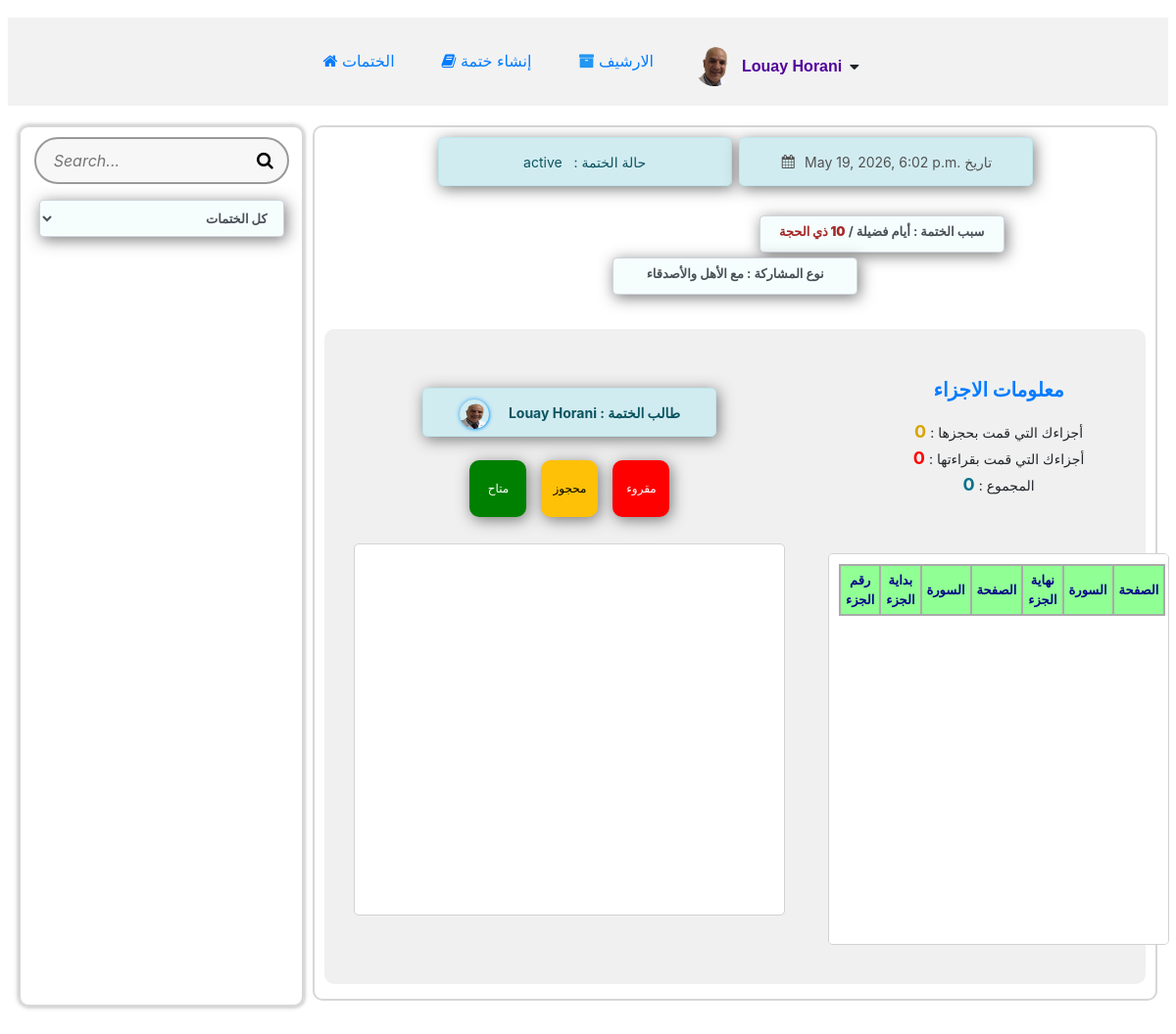
/khetmah_detail/158/ (signed in), run on an earlier commit of the app's database.
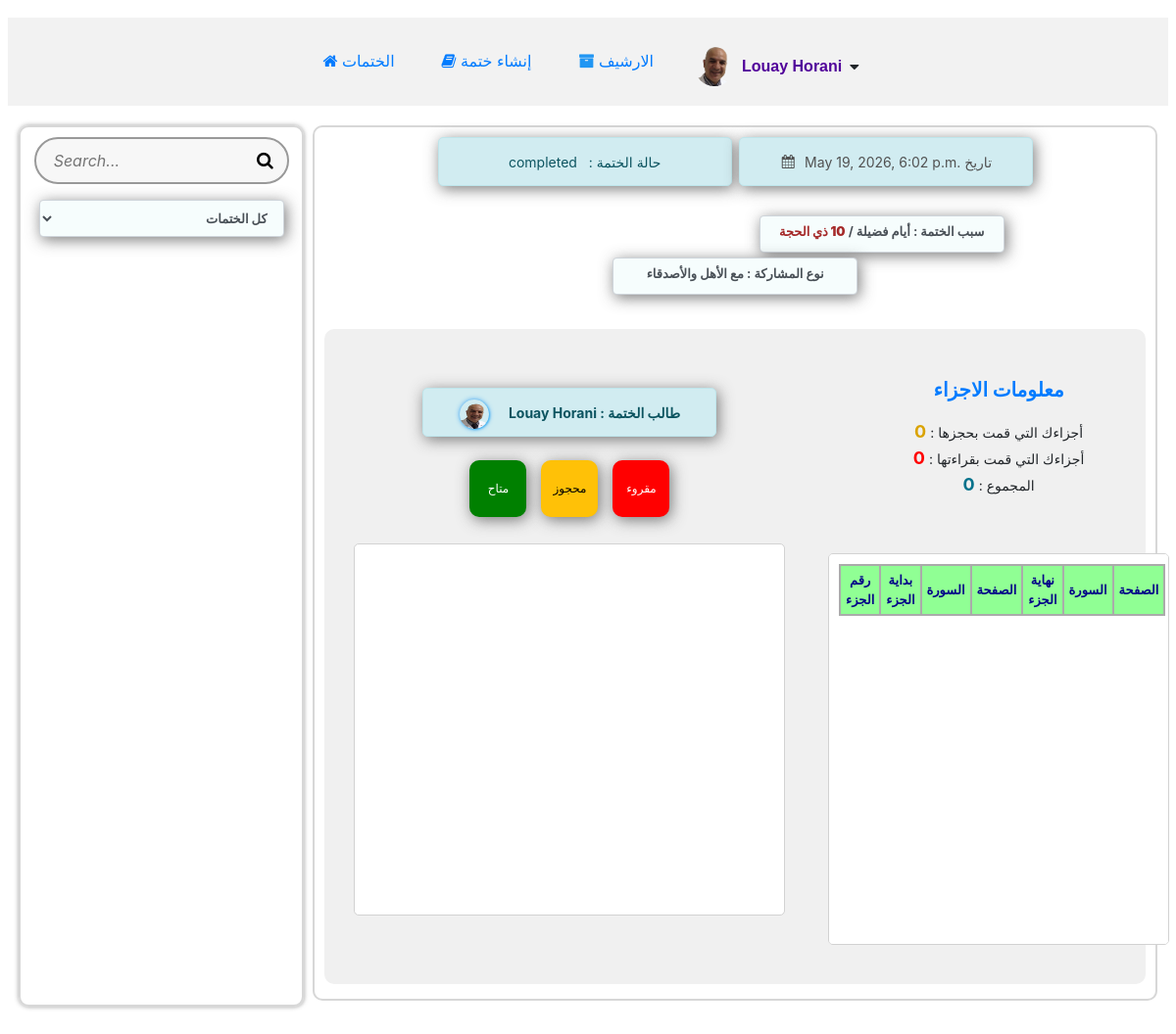
And on a later commit of the database.
### khetmah/models.py (models this page shows, shortened)
class Khetmah(models.Model):
    PRIVACY_CHOICES = [('family_friends', 'مع الأهل والأصدقاء'),('public', 'عامة للجميع'),]
    KHETMAH_STATUS = [('active', 'نشطة'),('completed', 'مكتملة')]
    REASON_CHOICES = [('dead', 'هبة لمتوفي'),('need', 'لطلب حاجة'),('sick', 'لطلب شفاء'),('travel', 'السفر'),('Thank_God', 'شكر لله'),('days', 'أيام فضيلة'),('other', 'سبب آخر'),]
    status = models.CharField(max_length=20, choices=KHETMAH_STATUS, default='active')
    reason = models.CharField(max_length=20, choices=REASON_CHOICES, blank=True, null=True, default='Thank_God')
    sharing_type = models.CharField(max_length=20, choices=PRIVACY_CHOICES, blank=True, null=True, default='family_friends')
    creator = models.ForeignKey('User', on_delete=models.CASCADE, related_name="owned_khetmah")
    na3wa_image = models.ImageField(upload_to=na3wa_upload_path,blank=True,null=True)
    created_at = models.DateTimeField(auto_now_add=True)
    deceased_name = models.CharField(max_length=32, blank=True, null=True)
    death_date = models.DateField(blank=True, null=True)
    specific_reason = models.TextField(blank=True, null=True)

class User(AbstractUser):
    profile_picture = models.ImageField(
        upload_to='khetmah/images/profile_pictures/',
        blank=True,
        null=True,
        default="khetmah/images/profile_pictures/default.png"
    )
    def __str__(self):
        return f" {self.first_name} {self.last_name}"
    @property
    def profile_picture_url(self):
        if self.profile_picture:
            return self.profile_picture.url
        return "/media/khetmah/images/profile_pictures/default.png"

### khetmah/views.py (the view)
# urls.py: path("khetmah_detail/<int:khetmah_id>/", views.khetmah_detail, name="khetmah_detail"),
def khetmah_detail(request, khetmah_id):
    try:
        khetmah = Khetmah.objects.get(id=khetmah_id)
        khetmah_creator = khetmah.creator
    except Khetmah.DoesNotExist:
        raise Http404("Khetmah does not exist")
    all_khetmahs = []
    for k in Khetmah.objects.all().order_by('-created_at'):
        all_khetmahs.append({
        "id": k.id,
        "status": k.status,
        "reason": k.get_reason_display(),  # أو get_reason_display()
        "created_at": localtime(k.created_at).strftime("%Y-%m-%d %H:%M"),
        "creator__username": k.creator.username,
        'creator_id': k.creator.id,
        "creator__profile_picture": k.creator.profile_picture_url,
    })
    if request.method == "POST":
     if request.user == khetmah.creator:
        if request.FILES.get('na3wa_image'):
            khetmah.na3wa_image = request.FILES['na3wa_image']
            khetmah.save()
    is_I_creator = request.user.is_authenticated and (request.user == khetmah.creator)
    juzas = Juza.objects.filter(khetmah=khetmah)
    juzas_dict = {juza.juz_number: juza for juza in juzas}
    if request.user.is_authenticated:
        is_I_taken_any_juza = juzas.filter(selected_by=request.user).exists()
        current_username = f"{request.user.first_name} {request.user.last_name}"
    else:
        is_I_taken_any_juza = False
        current_username = ""
    is_I_joined_khetmah = is_I_taken_any_juza
    parts_data = []
    for i in range(1, 31):
        juza = juzas_dict.get(i)
        if juza:
            selected_jezaa_by_I = request.user.is_authenticated and (juza.selected_by == request.user)
            parts_data.append({
                "number": i,
                "status": juza.status,
                "is_I_creator": is_I_creator,
                "is_I_joined_khetmah": is_I_joined_khetmah,
                "selected_jezaa_by_I": selected_jezaa_by_I,
                "selected_by": f"{juza.selected_by.first_name} {juza.selected_by.last_name}" if juza.selected_by else "",
                "selected_by_id": juza.selected_by.id if juza.selected_by else None,
                "current_username": current_username,
            })
        else:
            parts_data.append({
                "number": i,
                "status": "available",
                "is_I_creator": is_I_creator,
                "is_I_joined_khetmah": is_I_joined_khetmah,
                "selected_jezaa_by_I": False,
                "selected_by": "",
                "selected_by_id": None,
                "current_username": current_username,
            })
    return render(request, "khetmah/khetmah_detail.html", {
        "khetmah": khetmah,
        "khetmah_creator": khetmah_creator,
        "all_khetmahs_json": json.dumps(all_khetmahs),
        "user": request.user,
        "current_username": current_username,
        "is_I_creator": is_I_creator,
        "is_I_joined_khetmah": is_I_joined_khetmah,
        "selected_jezaa_by_I": is_I_taken_any_juza,
        "all_parts_json": json.dumps(parts_data, ensure_ascii=False),
        "parts": parts_data,
        "current_khetmah": khetmah,
    })

### khetmah/templates/khetmah/khetmah_detail.html (shortened to what this page needs)
{% extends "khetmah/layout.html" %}
{% block content %}
{% load static %}
<div class="row d-flex mt-0 pt-0 align-items-start justify-content-around">
<div class="col_1">
        <div class="search-box mb-3" style=" margin: 0 auto;">
            <input type="text" id="search-khetmah" placeholder="Search...">
        </div>
            <select id="status" name="status" class="form-control" style="direction: rtl; margin: 0 auto;" required>
                <option value="All">كل الختمات</option>
            </select>
        <br>
</div>
<div class="container1">
<div class="row_1 d-flex mt-0 pt-0" style="direction: ltr;">
<div id="kh_status">
     <span class="alert alert-info d-flex align-items-center gap-2">
        <span id="khetmah_status" data-khetmahStatus="{{ khetmah.status }}"> &nbsp;&nbsp; {{ khetmah.status }}
            &nbsp;&nbsp;</span>: حالة الختمة &nbsp;&nbsp;</span>
</div>
    <div class="alert alert-info" style="color: rgb(81, 81, 81)"><i class="fa fa-calendar fa-fw w3-margin-right"></i>&nbsp; {{ khetmah.created_at }} تاريخ </div>
</div>
  <div class="row_1 d-flex mt-0 pt-0">
  <div class="reason-container
    {% if is_I_creator and khetmah.reason != 'dead' %}
        without-buttons
    {% elif not is_I_creator and khetmah.reason == 'dead' %}
        without-buttons-dead
    {% elif is_I_creator and khetmah.reason == 'dead' %}
       with-buttons-dead
    {% else%}
       without-buttons
    {% endif %}">
    <div class="form-control">
        سبب الختمة : {{ khetmah.get_reason_display }}
        {% if khetmah.specific_reason %}
            / <b style="color: brown;">{{ khetmah.specific_reason }}</b>
        {% endif %}
    </div>
    <div class="form-control">
        نوع المشاركة : {{ khetmah.get_sharing_type_display }}
    </div>
</div>
</div>
<div class="jezaa-container">
<div class="column">
    <div class="alert alert-info"><img src="{{ khetmah.creator.profile_picture_url }}" class="img_c"><b> {{ khetmah.creator }} : طالب الختمة</b>
    </div>
<div class="status-indicators">
    <div class="available shadow-2">متاح</div>
    <div class="taken shadow-2">محجوز</div>
    <div class="read shadow-2">مقروء</div>
</div>
<div id="jezaa-card" class="grid"></div>
</div>
<div class="column_1">
<h5 class="status-indicators">معلومات الاجزاء</h5>
<span id="about_jezaa">
  <div>
    <span>أجزاءك التي قمت بحجزها :</span>
    <a id="taken-link" href="#">
      <b id="taken-count" title="انقر هنا لعرضها">0</b>
    </a>
  </div>
  <div>
    <span>أجزاءك التي قمت بقراءتها :</span>
    <a id="read-link" href="#">
      <b id="read-count" title="انقر هنا لعرضها">0</b>
    </a>
  </div>
  <div>
    <span>المجموع :</span>
    <b id="total-count">0</b>
  </div>
</span>
<div class="jezaa-info">
<table>
    <thead>
        <tr>
        <th>رقم الجزء</th>
        <th>بداية الجزء</th>
        <th>السورة</th>
        <th>الصفحة</th>
        <th>نهاية الجزء</th>
        <th>السورة</th>
        <th>الصفحة</th>
        </tr>
    </thead>
</table>
</div>
</div>
</div>
</div>
</div>
{% endblock %}

What changed in the data, as far as the page shows it:
changed Khetmah "أيام فضيلة": status "active" → "completed"
